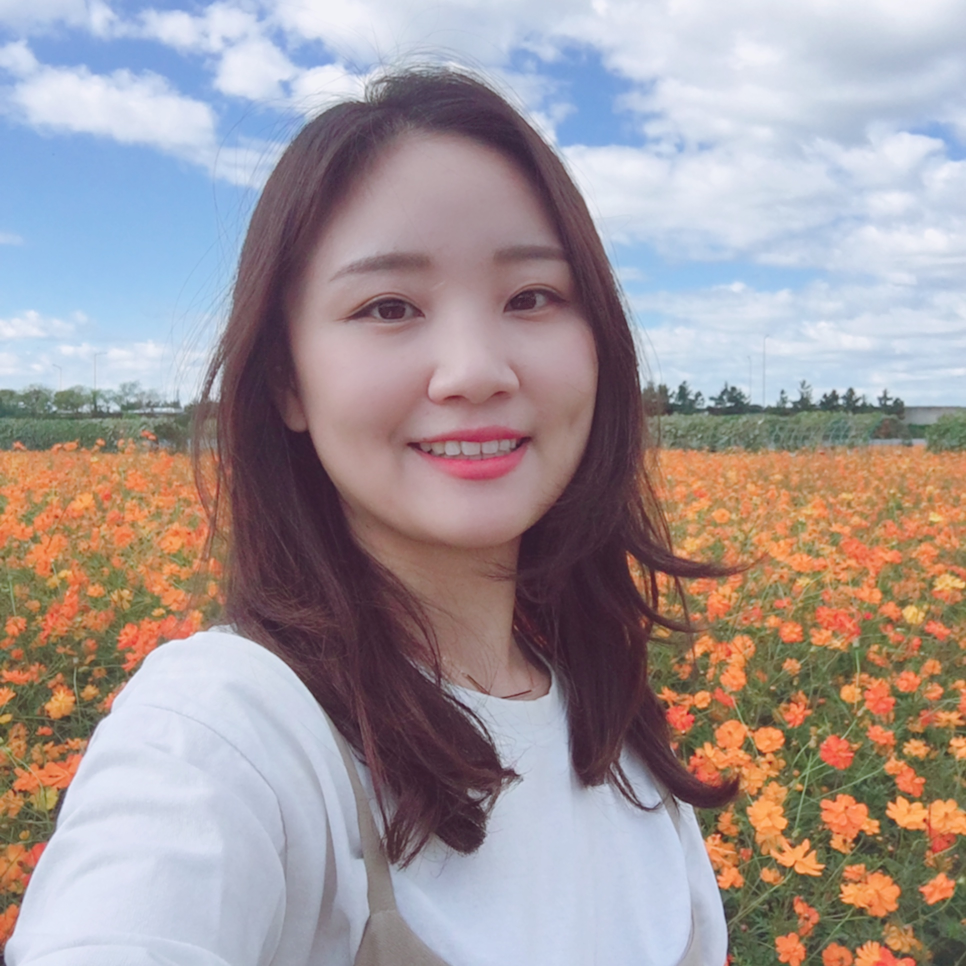
#> input picture src/images/daesom.jpeg, 1932 x 1932 px (shown at 1/2 size)
$ python basic_opencv.py
#> lines starting #> are read from the running program, lines starting #| are printed output that depends on the picture; after the words box and inside, x2 and y2 are one past the last pixel; in counts of white or black regions, pixels touching at a corner belong together
import cv2
from matplotlib import pyplot as plt

'''
opencv를 이용한 간단한 얼굴 및 몸 인식
참조 링크 : https://pinkwink.kr/1124
'''

# path = '../lib/python3.6/site-packages/cv2/data/'
path = 'dependency/'
face_cascade = cv2.CascadeClassifier(path + 'haarcascade_frontalface_default.xml')

image = cv2.imread('./images/daesom.jpeg')
#> image is the input picture: shape (1932, 1932, 3); mean B, G, R 153.2, 150.5, 161.6
grayImage = cv2.cvtColor(image, cv2.COLOR_BGR2GRAY)
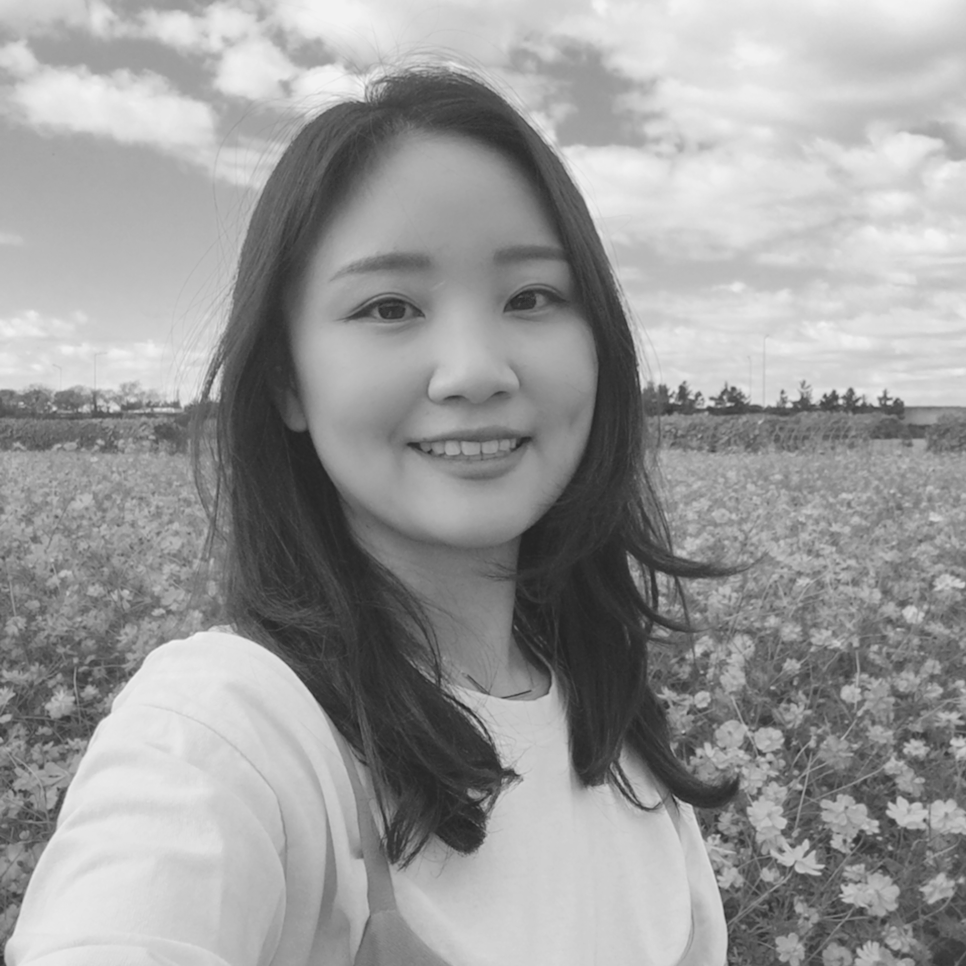
#> grayImage: shape (1932, 1932) (shown at 1/2 size); min 33, max 245, mean 154.2

plt.figure(figsize=(12,8))
plt.imshow(grayImage, cmap='gray')
plt.xticks([]), plt.yticks([])  # to hide tick values on X and Y axis
plt.show()

faces = face_cascade.detectMultiScale(grayImage, 1.3, 5)
#> faces = [[506, 295, 800, 800]]

print(faces.shape)
#| (1, 4)
print("Number of faces detected: " + str(faces.shape[0]))
#| Number of faces detected: 1

for (x,y,w,h) in faces:
    cv2.rectangle(image,(x,y),(x+w,y+h),(0,255,0),2)
#> this loop made 1 pass
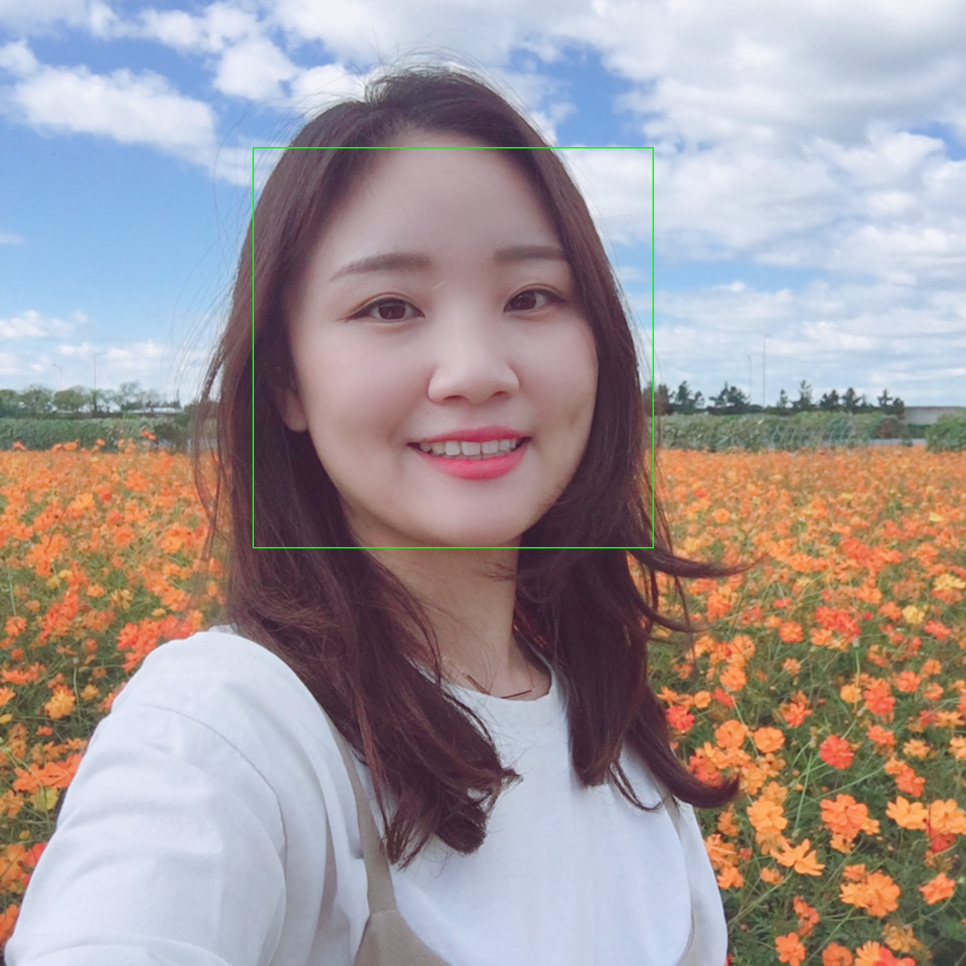
#> image: shape (1932, 1932, 3) (shown at 1/2 size); 0.26% of pixels changed, all inside (x1, y1, x2, y2) = (505, 294, 1308, 1097)

cv2.rectangle(image, ((0,image.shape[0] -25)), (270, image.shape[0]), (255,255,255), -1);
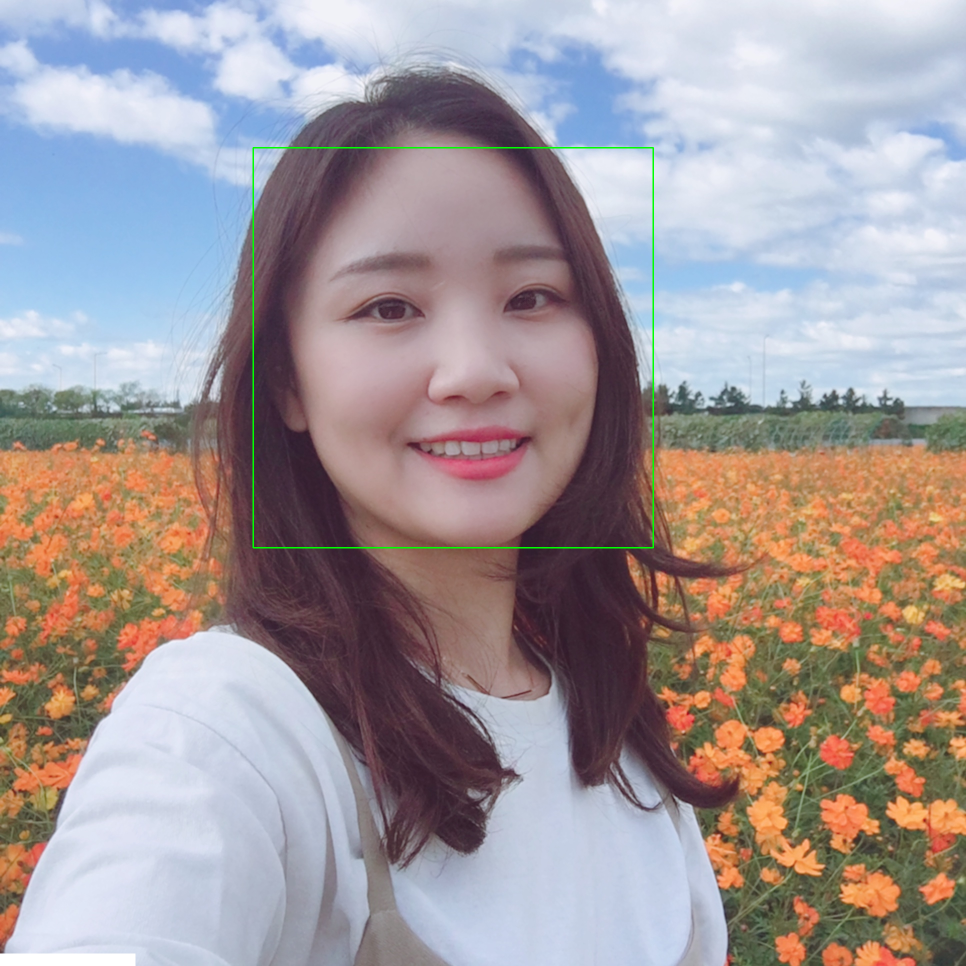
#> image: shape (1932, 1932, 3) (shown at 1/2 size); 0.18% of pixels changed, all inside (x1, y1, x2, y2) = (0, 1907, 271, 1932)
cv2.putText(image, "KaSha test", (0,image.shape[0] -10), cv2.FONT_HERSHEY_TRIPLEX, 0.5,  (0,0,0), 1);
#> image: shape (1932, 1932, 3); 0.01% of pixels changed, all inside (x1, y1, x2, y2) = (1, 1912, 94, 1923)

plt.figure(figsize=(12,12))
plt.imshow(image, cmap='gray')
plt.xticks([]), plt.yticks([])  # to hide tick values on X and Y axis
plt.show()

for (x,y,w,h) in faces:
    cv2.rectangle(image,(x,y),(x+w,y+h),(0,255,0),2)

cv2.rectangle(image, ((0,image.shape[0] -25)), (270, image.shape[0]), (255,255,255), -1);
cv2.putText(image, "KaSha test", (0,image.shape[0] -10), cv2.FONT_HERSHEY_TRIPLEX, 0.5,  (0,0,0), 1);

plt.figure(figsize=(12,12))
# plt.imshow(image, cmap='gray')
plt.imshow(image[y:y+h, x:x+w], cmap='gray')
plt.xticks([]), plt.yticks([])  # to hide tick values on X and Y axis
plt.show()
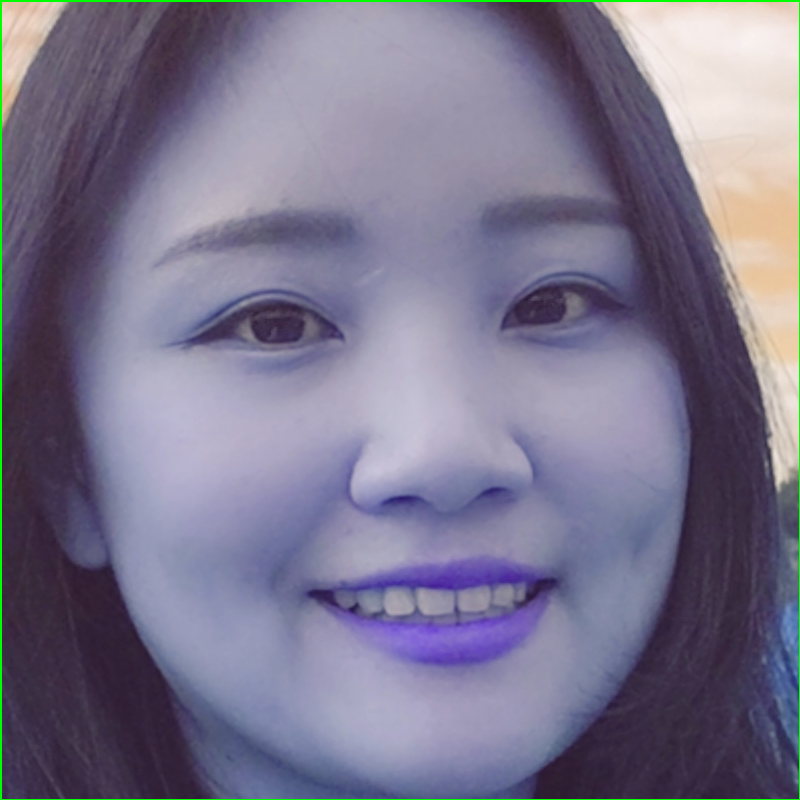
#> shown: shape (800, 800, 3); mean R, G, B 122.4, 117.5, 140.8
